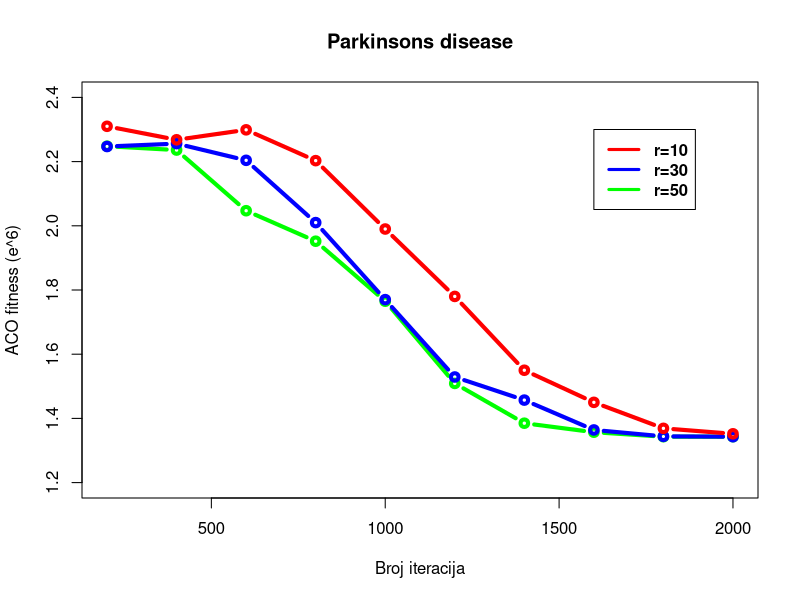

Generate this figure with R:
#mi=200,400,600,800, 1000, 1200, 1400, 1600, 1800, 2000, 2200, 2400
#r=10
x <- c(200,400,600,800, 1000, 1200, 1400, 1600, 1800, 2000)
y1 <- c(2.31, 2.268, 2.299, 2.203, 1.99, 1.78, 1.55, 1.45, 1.369, 1.352)

#r=30
y2 <- c(2.247, 2.256, 2.204, 2.01, 1.77, 1.529, 1.457, 1.364, 1.344, 1.343)

#r=50
y3 <- c(2.248, 2.236, 2.047, 1.952, 1.765, 1.509, 1.385, 1.357, 1.343, 1.343)

plot(x, y3, xlab="Broj iteracija", ylab="ACO fitness (e^6)", type = "b", col = "green", ylim=c(1.2, 2.4), lwd = 4, main="Parkinsons disease")
lines(x, y2, col="blue", lwd = 4, type = "b")
lines(x, y1, col="red", lwd = 4, type = "b")
legend(1600, 2.3, legend=c("r=10", "r=30", "r=50"), col=c("red", "blue", "green"),lty=1,  cex=1, text.font=2, lwd=3)